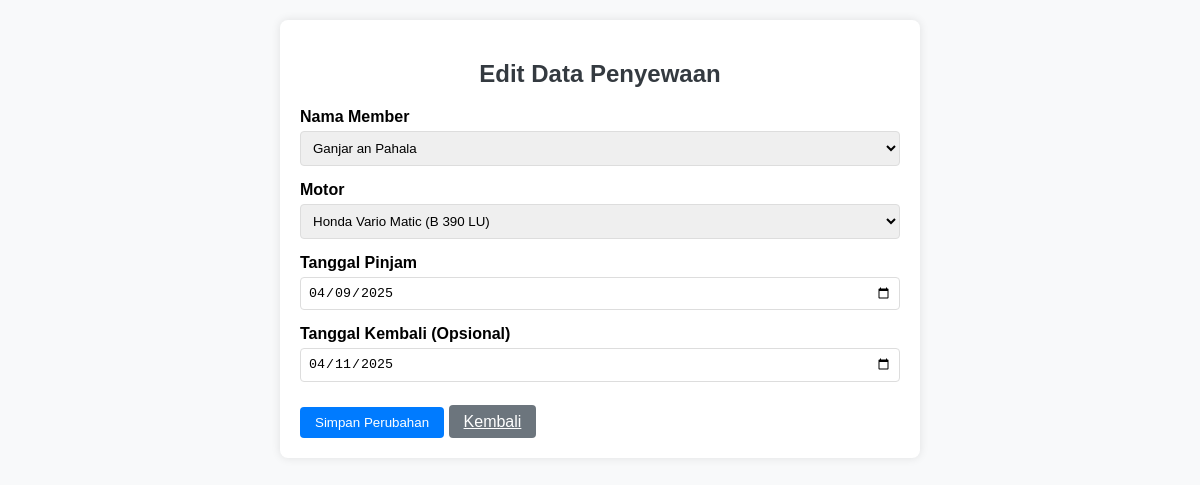
Screenshot of /rental_motor/view/edit_rental.php?id=1 with the database file from the repository.
### tables this page shows
CREATE TABLE `rentals` (
  `id` int(11) NOT NULL,
  `member_id` int(11) DEFAULT NULL,
  `motor_id` int(11) DEFAULT NULL,
  `tanggal_pinjam` date DEFAULT NULL,
  `tanggal_kembali` date DEFAULT NULL
);

CREATE TABLE `members` (
  `id` int(11) NOT NULL,
  `nama` varchar(100) DEFAULT NULL,
  `alamat` text DEFAULT NULL,
  `no_hp` varchar(15) DEFAULT NULL
);

CREATE TABLE `motors` (
  `id` int(11) NOT NULL,
  `merk` varchar(100) DEFAULT NULL,
  `plat_nomor` varchar(20) DEFAULT NULL,
  `status` enum('tersedia','dipinjam') DEFAULT 'tersedia',
  `tipe` varchar(100) DEFAULT NULL
);

### rental_motor/config/db.php (called while the page is built, shortened)
<?php
class Database{
    public function __construct(){
        $host = 'localhost';
        $db = 'rental_motor';
        $user = 'root';
        $pass = '';
        try{
            $this->conn = new PDO("mysql:host=$host;dbname=$db", $user, $pass);
        } catch (PDOException $e){
            die("Connection failed: " . $e->getMessage());
        }
    }
}
?>

### rental_motor/class/Member.php (called while the page is built, shortened)
<?php
require_once __DIR__ . '/../config/db.php';
class Member {
    private $conn;
    public function __construct() {
        $db = new Database();
        $this->conn = $db->conn;
    }
    public function getAll() {
        $stmt = $this->conn->prepare("SELECT * FROM members");
        $stmt->execute();
        return $stmt->fetchAll(PDO::FETCH_ASSOC);
    }
}
?>

### rental_motor/class/Rental.php (called while the page is built, shortened)
<?php
require_once __DIR__ . '/../config/db.php';
class Rental {
    private $conn;
    public function __construct() {
        $db = new Database();
        $this->conn = $db->conn;
    }
    public function getById($id) {
        $stmt = $this->conn->prepare("SELECT * FROM rentals WHERE id = ?");
        $stmt->execute([$id]);
        return $stmt->fetch(PDO::FETCH_ASSOC);
    }
}
?>

### rental_motor/class/Motor.php (called while the page is built, shortened)
<?php
require_once __DIR__ . '/../config/db.php';
class Motor {
    private $conn;
    public function __construct() {
        $db = new Database();
        $this->conn = $db->conn;
    }
    public function getAll() {
        $stmt = $this->conn->prepare("SELECT * FROM motors");
        $stmt->execute();
        return $stmt->fetchAll(PDO::FETCH_ASSOC);
    }
}
?>

### rental_motor/view/edit_rental.php (the view, shortened to what this page needs)
<?php
require_once '../class/Rental.php';
require_once '../class/Member.php';
require_once '../class/Motor.php';
$rentalObj = new Rental();
$memberObj = new Member();
$motorObj = new Motor();
$id = $_GET['id'] ?? null;
$rental = $rentalObj->getById($id);
$members = $memberObj->getAll();
$motors = $motorObj->getAll();
?>
<!DOCTYPE html>
<html lang="id">
<head>
</head>
<body>
    <div class="container">
        <h2>Edit Data Penyewaan</h2>
        <form method="POST">
            <div class="form-group">
                <label for="member_id">Nama Member</label>
                <select name="member_id" id="member_id" required>
                    <?php foreach ($members as $member): ?>
                        <option value="<?= $member['id'] ?>" <?= $member['id'] == $rental['member_id'] ? 'selected' : '' ?>>
                            <?= htmlspecialchars($member['nama']) ?>
                        </option>
                    <?php endforeach; ?>
                </select>
            </div>
            <div class="form-group">
                <label for="motor_id">Motor</label>
                <select name="motor_id" id="motor_id" required>
                    <?php foreach ($motors as $motor): ?>
                        <option value="<?= $motor['id'] ?>" <?= $motor['id'] == $rental['motor_id'] ? 'selected' : '' ?>>
                            <?= htmlspecialchars($motor['merk'] . ' ' . $motor['tipe'] . ' (' . $motor['plat_nomor'] . ')') ?>
                        </option>
                    <?php endforeach; ?>
                </select>
            </div>
            <div class="form-group">
                <label for="tanggal_pinjam">Tanggal Pinjam</label>
                <input type="date" name="tanggal_pinjam" id="tanggal_pinjam"
                       value="<?= $rental['tanggal_pinjam'] ?>" required>
            </div>
            <div class="form-group">
                <label for="tanggal_kembali">Tanggal Kembali (Opsional)</label>
                <input type="date" name="tanggal_kembali" id="tanggal_kembali"
                       value="<?= $rental['tanggal_kembali'] ?? '' ?>">
            </div>
            <button type="submit" class="btn">Simpan Perubahan</button>
            <a href="rentals.php" class="btn btn-back">Kembali</a>
        </form>
    </div>
</body>
</html>

### rental_motor/view/edit_rental.php (style rules this page uses)
body { font-family: Arial, sans-serif; margin: 20px; background-color: #f8f9fa; }
.container { max-width: 600px; margin: 0 auto; background: white; padding: 20px; border-radius: 8px; box-shadow: 0 0 10px rgba(0,0,0,0.1); }
h2 { color: #343a40; text-align: center; margin-bottom: 20px; }
.form-group { margin-bottom: 15px; }
label { display: block; margin-bottom: 5px; font-weight: bold; }
select, input { width: 100%; padding: 8px; border: 1px solid #ddd; border-radius: 4px; box-sizing: border-box; }
input[type="date"] { padding: 7px; }
.btn { padding: 8px 15px; background-color: #007bff; color: white; border: none; border-radius: 4px; cursor: pointer; margin-top: 10px; }
.btn-back { background-color: #6c757d; }

### rows the page displays
rentals: member_id "Ganjar an Pahala", motor_id "Honda Vario Matic (B 390 LU)", tanggal_pinjam "04/09/2025", tanggal_kembali "04/11/2025"
